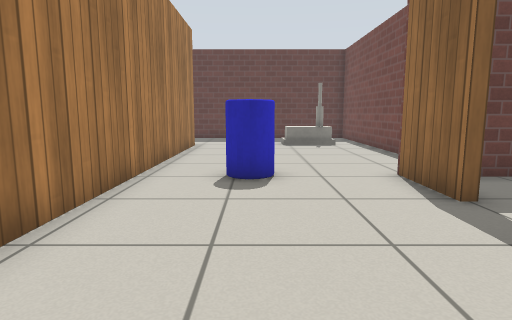
View 1 (above)

19 first-person views from a walk through a world built for the Gazebo simulator. The camera is 0.72 m above the floor, tilts 8° down and sees 75° across. The floor is counted in squares, 0.5 m on a side. Each view is taken from the middle of a square. On the plan, view 1 faces up. The plan holds only what a view shows up to about 15 squares ahead; the rest is blank. Simple patterns stand in for the simulator's built-in surfaces. Simple shapes stand in for some stock models.

View 2
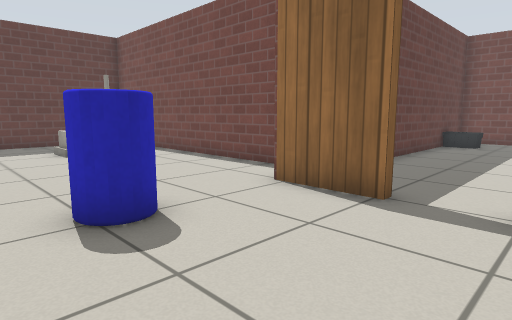

View 3
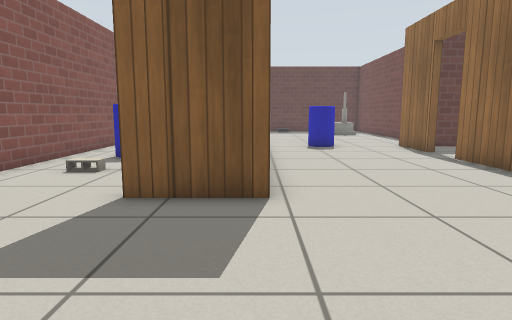

View 4
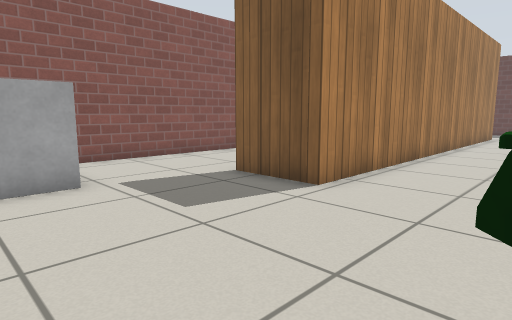

View 5
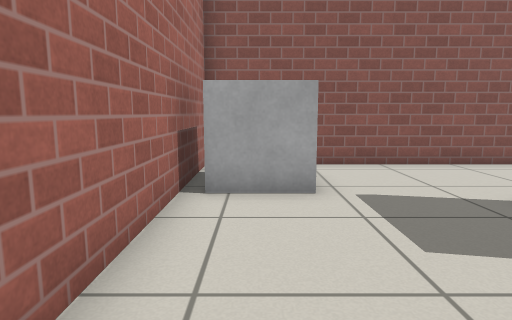

View 6
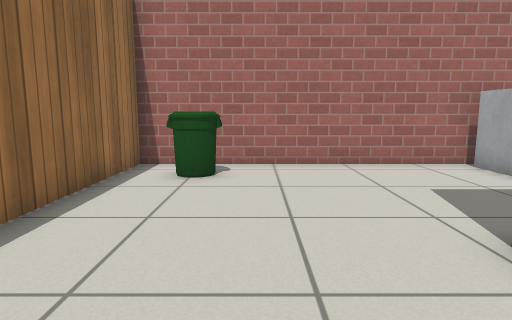

View 7
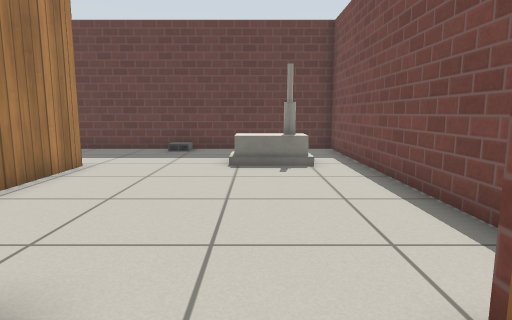

View 8
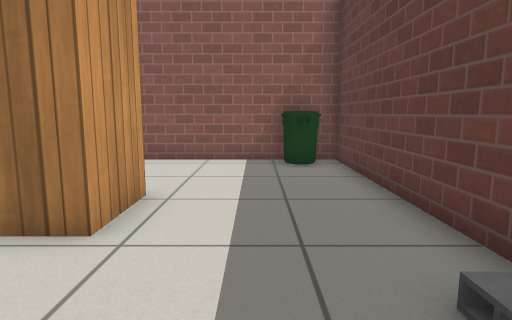

View 9
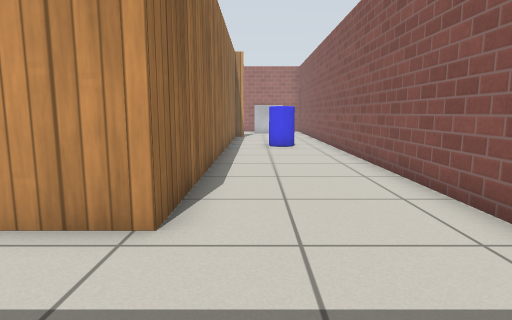

View 10
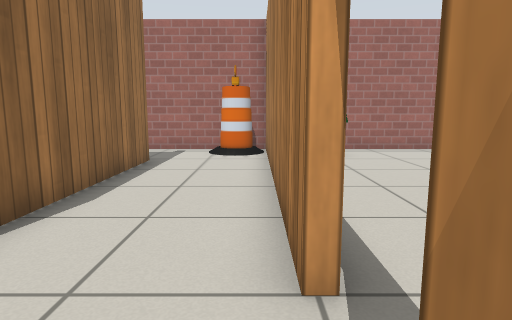

View 11
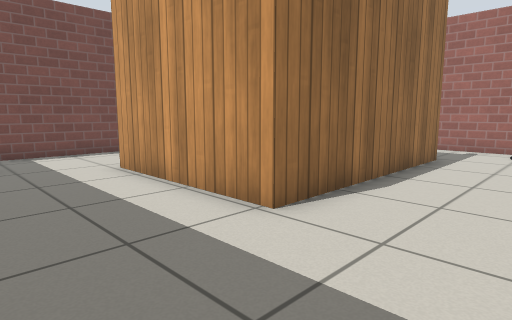

View 12
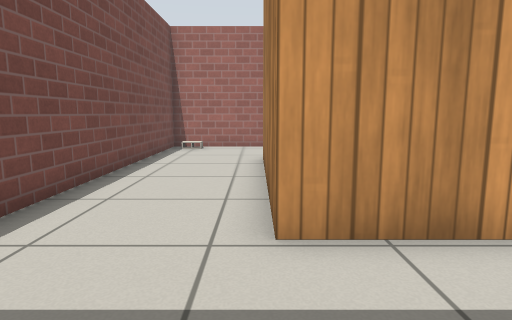

View 13
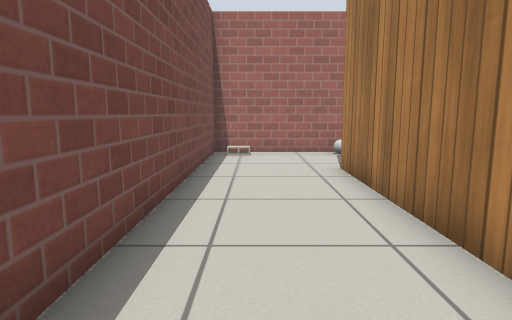

View 14
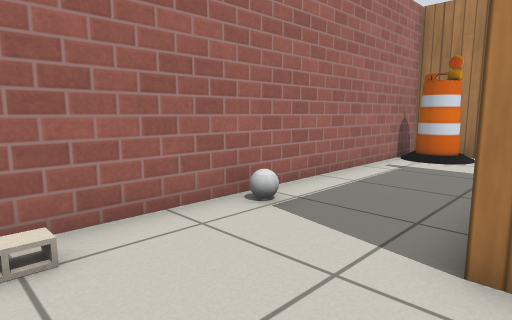

View 15
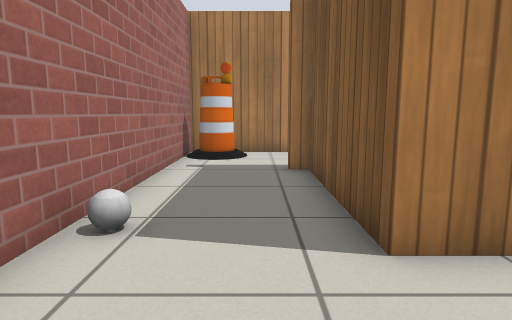

View 16
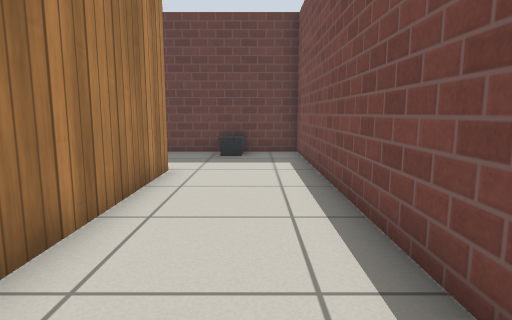

View 17
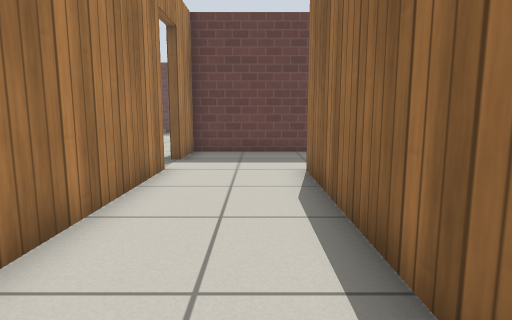

View 18
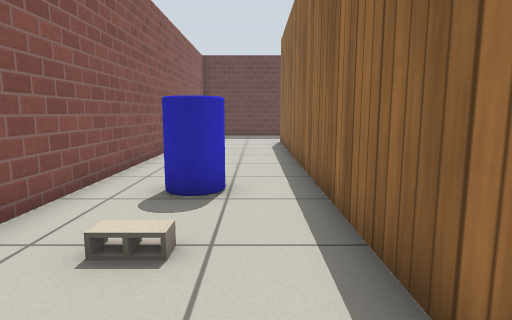

View 19
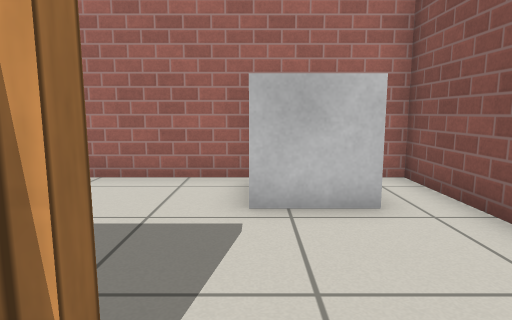

### Floor plan
Points are (right, up) in squares from view 1. A wall is a line through its corners. A room is listed if a view was taken in it or the views show most of it. See-through windows are left out.
Room 1 (views 1, 2, 3, 4, 5, 6, 7, 8, 9, 18, 19)
walls: (3.3, 5.2) (3.4, 7.8); (-4.8, -0.6) (-4.8, 15.1) (-2.8, 15.1) (-2.8, -1.4) (-5.4, -1.4); (3.3, 1.1) (3.3, 3.6); (5.1, 9.2) (5.1, 19.5) (-9.4, 19.5); (-9.3, 17.2) (-9.3, -7.4) (3.3, -7.4) (3.3, -2.2)
ways out: open door at (3.5, 4.5) to room 2
objects: bin (-9, 18) to (-8, 19); other object (-8, -7) to (-6, -5); cinder block (-7, 1); other object (-7, 4) to (-7, 5); cinder block (-1, 19); other object (0, 7) to (0, 8); bin (1, -6) to (2, -5); house (2, 15) to (3, 16)
Room 2 (views 10, 11, 12, 13, 14, 15, 16, 17)
walls: (7.3, -4.3) (7.3, 3.3) (12.8, 3.3) (12.8, -3.6) (7.6, -3.6) (7.6, -4.3); (3.6, 3.6) (3.6, -7.4) (16.5, -7.4) (16.5, 7.5) (3.6, 7.5) (3.6, 5.2)
ways out: open door at (3.5, 4.5) to room 1
objects: barrel (4, -7) to (5, -6); grey ball (12, -7); other object (14, 6) to (14, 7); cinder block (16, -7)

Where each view was taken, in squares from view 1:
view 1: 0 up, 0 right, facing up
view 2: 3 up, 2 left, facing up-right
view 3: 7 down, 3 left, facing up
view 4: 7 down, 1 right, facing up-left
view 5: 6 down, 0 right, facing left
view 6: 2 up, 0 right, facing down
view 7: 6 up, 2 right, facing up
view 8: 17 up, 1 right, facing left
view 9: 19 up, 6 left, facing down
view 10: 6 up, 4 right, facing down
view 11: 7 up, 4 right, facing down-right
view 12: 7 up, 13 right, facing down
view 13: 5 up, 15 right, facing down
view 14: 3 down, 16 right, facing down-left
view 15: 5 down, 16 right, facing left
view 16: 5 down, 15 right, facing up
view 17: 5 down, 6 right, facing up
view 18: 2 down, 6 left, facing up
view 19: 0 up, 6 left, facing down
